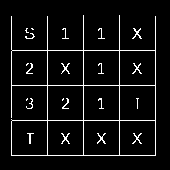
#> input picture first_cell.png, 170 x 170 px, found by its file name
$ python p2.py
#> lines starting #> are read from the running program, lines starting #| are printed output that depends on the picture; after the words box and inside, x2 and y2 are one past the last pixel; in counts of white or black regions, pixels touching at a corner belong together
import cv2
import numpy as np

# Step 1: Read the Image
image = cv2.imread('C:\\Users\\jakyd\\Desktop\\progetto_AI\\first_cell.png')
#> image is the input picture: shape (170, 170, 3); 6% white in thin lines or dots, all inside (x1, y1, x2, y2) = (11, 15, 156, 156)

# Step 2: Preprocess the Image
gray = cv2.cvtColor(image, cv2.COLOR_BGR2GRAY)
_, binary = cv2.threshold(gray, 200, 255, cv2.THRESH_BINARY_INV)

# Step 3: Find Contours (assuming characters are enclosed in cells)
contours, _ = cv2.findContours(binary, cv2.RETR_EXTERNAL, cv2.CHAIN_APPROX_SIMPLE)
#> contours = [[[0, 0], [0, 169], [169, 169], [169, 0]]]

# Initialize a list to store coordinates of grid cells
cells = []

for contour in contours:
    x, y, w, h = cv2.boundingRect(contour)
    cells.append((x, y, w, h))
    # Optionally, draw the contours for visualization
    cv2.rectangle(image, (x, y), (x + w, y + h), (0, 255, 0), 2)
#> this loop made 1 pass
#> (contour, x, y, w, h) on pass 1: ([[0, 0], [0, 169], [169, 169], [169, 0]], 0, 0, 170, 170)
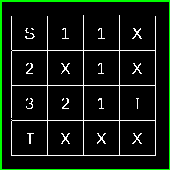
#> image: shape (170, 170, 3); 3.5% of pixels changed, all inside (x1, y1, x2, y2) = (0, 0, 170, 170)
#> after the loop, cells = [(0, 0, 170, 170)]

# Step 4: Sort the cell coordinates if necessary (e.g., left-to-right, top-to-bottom)
cells = sorted(cells, key=lambda b: (b[1], b[0]))  # Sort by y, then by x

# Step 5: Extract and Save Sub-images
for idx, (x, y, w, h) in enumerate(cells):
    sub_image = image[y:y+h, x:x+w]
    cv2.imwrite(f'C:\\Users\\jakyd\\Desktop\\progetto_AI\\sub_image_{idx}.jpg', sub_image)
#> this loop made 1 pass

# Optionally, show the original image with drawn contours
cv2.imshow('Image with Grid', image)
cv2.waitKey(0)
cv2.destroyAllWindows()
